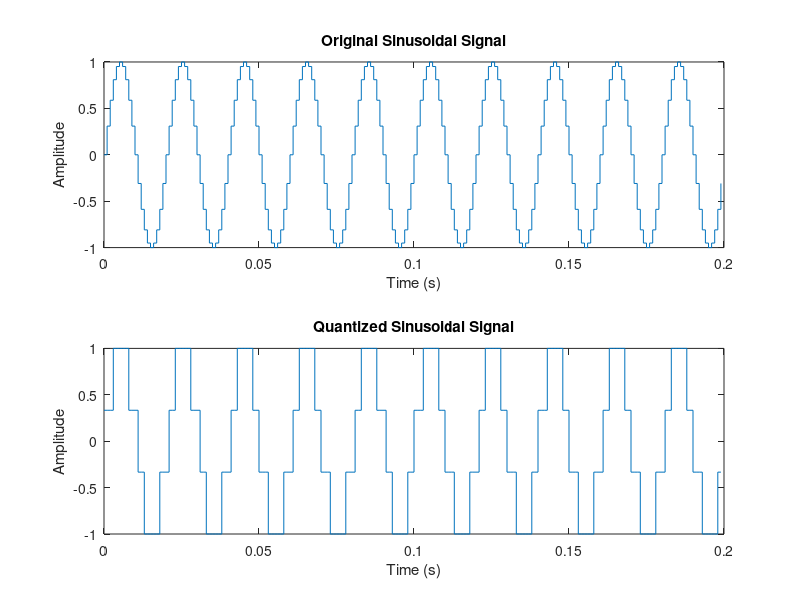

Recreate this plot in MATLAB.
% Simple sinusoidal signal parameters
Fs = 1000; % Sampling frequency in Hz
T = 1/Fs; % Sampling period in seconds
L = 1500; % Length of the signal
t = (0:L-1)*T; % Time vector

% Generate a simple sinusoidal signal
f = 50; % Frequency of the sine wave in Hz
A = 1; % Amplitude of the sine wave
X = A * sin(2 * pi * f * t); % Sinusoidal signal

% Quantization parameters
n = 2;
L_quant = 2^n - 1;

% Quantize the signal
X_min = min(X);
X_max = max(X);
Delta = (X_max - X_min) / L_quant;
X_quantized = round((X - X_min) / Delta) * Delta + X_min;

% Plotting the original and quantized signals
figure;
subplot(2,1,1);
stairs(t(1:200), X(1:200));
title('Original Sinusoidal Signal');
xlabel('Time (s)');
ylabel('Amplitude');

subplot(2,1,2);
stairs(t(1:200), X_quantized(1:200)); % Using 'stairs' for better visualization of quantization
title('Quantized Sinusoidal Signal');
xlabel('Time (s)');
ylabel('Amplitude');
